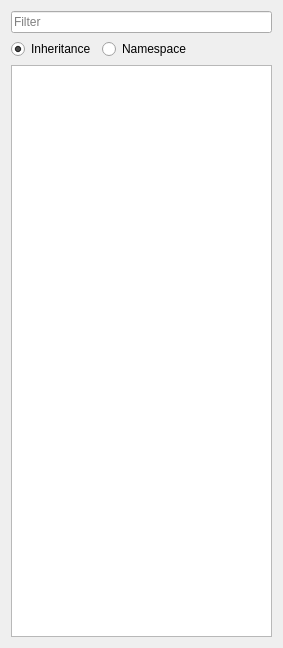
<?xml version="1.0" encoding="UTF-8"?>
<ui version="4.0">
 <class>TypesystemWidget</class>
 <widget class="QWidget" name="TypesystemWidget">
  <property name="geometry">
   <rect>
    <x>0</x>
    <y>0</y>
    <width>283</width>
    <height>648</height>
   </rect>
  </property>
  <property name="sizePolicy">
   <sizepolicy hsizetype="Preferred" vsizetype="Preferred">
    <horstretch>0</horstretch>
    <verstretch>0</verstretch>
   </sizepolicy>
  </property>
  <property name="windowTitle">
   <string>Form</string>
  </property>
  <layout class="QVBoxLayout" name="verticalLayout_2">
   <item>
    <layout class="QVBoxLayout" name="verticalLayout">
     <item>
      <widget class="QLineEdit" name="filterLineEdit">
       <property name="sizePolicy">
        <sizepolicy hsizetype="Preferred" vsizetype="Fixed">
         <horstretch>0</horstretch>
         <verstretch>0</verstretch>
        </sizepolicy>
       </property>
       <property name="placeholderText">
        <string>Filter</string>
       </property>
       <property name="clearButtonEnabled">
        <bool>true</bool>
       </property>
      </widget>
     </item>
     <item>
      <layout class="QHBoxLayout" name="horizontalLayout">
       <item>
        <widget class="QRadioButton" name="inheritanceRadioButton">
         <property name="text">
          <string>Inheritance</string>
         </property>
         <property name="checked">
          <bool>true</bool>
         </property>
        </widget>
       </item>
       <item>
        <widget class="QRadioButton" name="namespaceRadioButton">
         <property name="text">
          <string>Namespace</string>
         </property>
        </widget>
       </item>
       <item>
        <spacer name="horizontalSpacer">
         <property name="orientation">
          <enum>Qt::Horizontal</enum>
         </property>
         <property name="sizeHint" stdset="0">
          <size>
           <width>40</width>
           <height>20</height>
          </size>
         </property>
        </spacer>
       </item>
      </layout>
     </item>
    </layout>
   </item>
   <item>
    <widget class="QTreeView" name="treeView">
     <property name="expandsOnDoubleClick">
      <bool>false</bool>
     </property>
    </widget>
   </item>
  </layout>
 </widget>
 <resources/>
 <connections/>
</ui>
